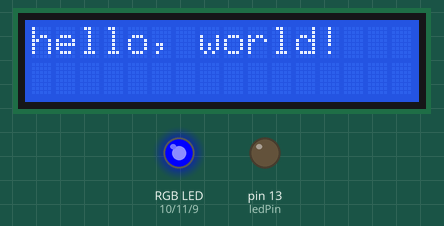
Recording of a sketch running on a simulated Arduino Uno, built with avr-gcc and run on an emulated ATmega328P. Parts: 16×2 character LCD, an RGB LED mixed from three pins (HIGH = lit), output pins drawn as LEDs (lit = HIGH).

Above: at 0.23 s.
At 4.9 s:
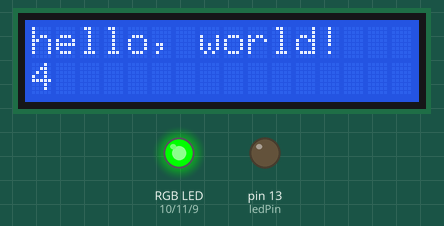
At 9.91 s:
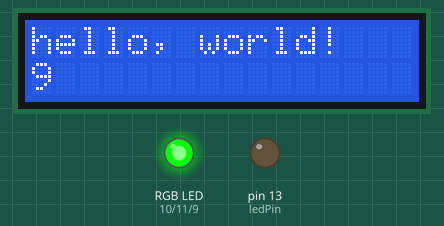
At 19.94 s:
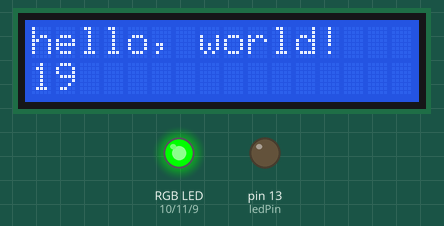
At 29.63 s:
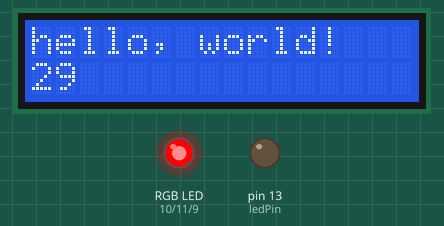
At 39.66 s:
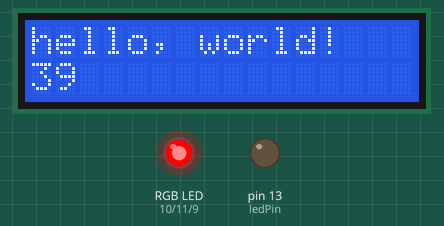
Timing chart, 0 to 40.0 s (numbered marks = the images above):
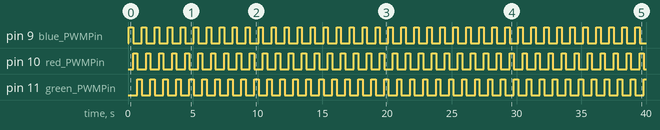

The sketch:

ARDUIN_1.PDE
```cpp
/*
  This program tests three peripherals at a time.
  Circuit-
  * On board LED anode to digital pin 13 and cathode on ground.
  * buzzer positive to digital pin 12 and other terminal on ground.
  * RGB LED cathode connected to ground.
  * Blue anode (with resistor) to digital pin 9
  * Red anode (with resistor) to digital pin 10
  * green anode (with resistor) to digital pin 11
    The circuit:
  * LCD RS pin to digital pin 12
  * LCD Enable pin to digital pin 6
  * LCD D4 pin to digital pin 5
  * LCD D5 pin to digital pin 4
  * LCD D6 pin to digital pin 3
  * LCD D7 pin to digital pin 2

Created by P W Dandekar on 17 Sept 2011
*/

// include the library code:
#include <LiquidCrystal.h>

// initialize the library with the numbers of the interface pins
LiquidCrystal lcd(12, 6, 5, 4, 3, 2);


#define blue_PWMPin    9
#define red_PWMPin     10
#define green_PWMPin   11
#define ledPin 13

void setup() {
  // initialize the digital pin as an output.
  // Pin 13 has an LED connected on most Arduino boards:
  pinMode(ledPin, OUTPUT);     // define ledPin is in  output mode
  // set up the LCD's number of columns and rows:
  lcd.begin(16, 2);
  // Print a message to the LCD.
  lcd.print("hello, world!");
}

void loop() {
  // now switch on Blue LED
  analogWrite (blue_PWMPin, 255);// Blue LED ON.
  analogWrite (red_PWMPin, 0);// RED LED OFF.
  analogWrite (green_PWMPin, 0);// GREEN LED OFF.
  delay (333); // waste 1/3 second second.

  // now switch on Red LED
  analogWrite (blue_PWMPin, 0);// Blue LED OFF.
  analogWrite (red_PWMPin, 255);// RED LED ON.
  analogWrite (green_PWMPin, 0);// GREEN LED OFF.
  delay (333); // waste 1/3 second second.

  // now switch on GREEN LED
  analogWrite (blue_PWMPin, 0);// Blue LED OFF.
  analogWrite (red_PWMPin, 0);// RED LED OFF.
  analogWrite (green_PWMPin, 255);// GREEN LED ON.
  delay (333); // waste 1/3 second second.

  // now blink LED and beep buzzer for 10 ms.
  digitalWrite(ledPin, HIGH);   // set the LED on

  delay(3);              // wait for some time.

  digitalWrite(ledPin, LOW);    // set the LED off
    // set the cursor to column 0, line 1
  // (note: line 1 is the second row, since counting begins with 0):
  lcd.setCursor(0, 1);
  // print the number of seconds since reset:
  lcd.print(millis()/1000);

}// end of loop
```

Measured:
- by itself, pin 9 (blue_PWMPin), pin 10 (red_PWMPin): alternates HIGH for 0.33 s and LOW for 0.67 s
- by itself, pin 11 (green_PWMPin): alternates HIGH for 0.34 s and LOW for 0.67 s
- what the display in image 1 shows lasts 1.0 s, from 4.1 s to 5.1 s
